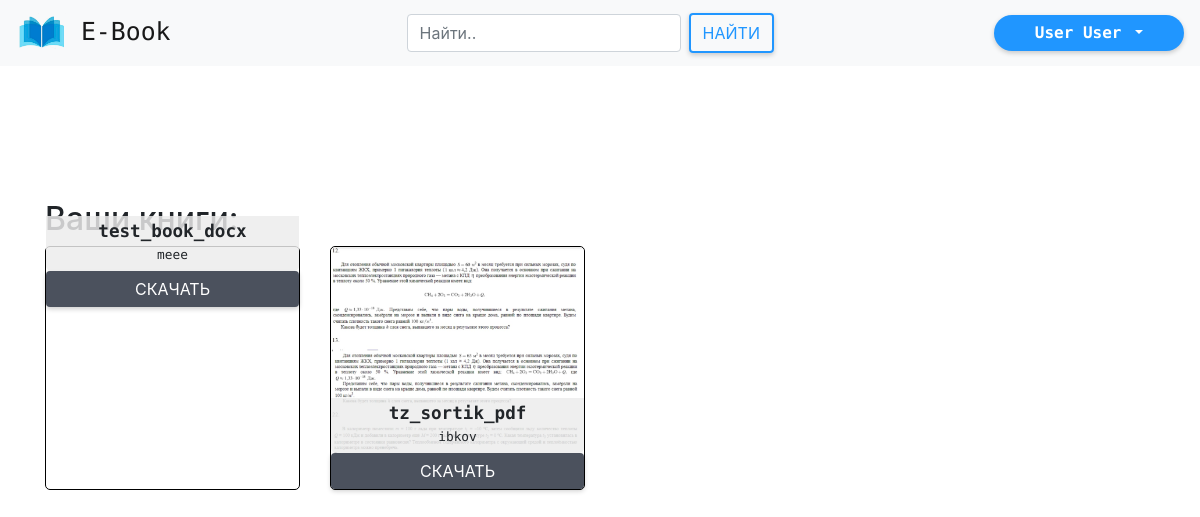
Page /userbooks/3 on the committed database.
### ebook/models.py (models this page shows, shortened)
class userbook(models.Model):
    CHOICES = (
        ('True', 'Подтверждено библиотекарем'),
        ('False', 'В обработке'),
        ('Refused', 'Отказано')
    )
    user = models.ForeignKey(User, on_delete=models.CASCADE, null=True,
                                default='',
                                verbose_name="Связь с таблицей пользователей")
    book = models.ForeignKey(book_inf, on_delete=models.CASCADE, null=True,
                                default='',
                                verbose_name="Связь с таблицей книг")
    status = models.CharField("Статуc", choices=CHOICES, default='False',
                              max_length=30)
    reqestdate = models.DateField("Дата добавления", default=timezone.now)
    getdate = models.DateField(default=timezone.now)
    enddate = models.DateField(default=timezone.now)

class book_inf(models.Model):
    bookname = models.CharField("назвние книги", null=True, max_length=150)
    author = models.CharField("автор", null=True, max_length=100)
    rate = models.PositiveIntegerField("Рейтинг книги", default=0,
                                       validators=[MaxValueValidator(5), ])
    discriptions = models.TextField("описание книги")
    bookimage = models.ImageField("Фотография книги", blank=True,
                                  upload_to="books_photo",
                                  default="books_photo/default.png")
    addingDate = models.DateField("Дата добавления",
                                  default=timezone.now)
    bookfile = models.FileField(upload_to='books', blank=False,
                                default="puples_photo/default.png")

### ebook/views.py (the view)
# urls.py: path('userbooks/<int:userid>', views.userbooks, name='userbooks'),
def userbooks(request, userid):
    user = User.objects.get(id=userid)
    books = userbook.objects.filter(user=user, status="True")
    return render(request, 'userbooks.html', {'books': books, 'user': user})

### ebook/templates/userbooks.html (shortened to what this page needs)
{% extends 'base.html' %}
{% load static %}
{% block links %}
    <link rel="stylesheet" href="{% static 'css/userbooks.css' %}">
{% endblock links %}
{% block content %}
    <div class="main container">
        <h2> Ваши книги: </h2>
        <div class="books">
            <div class="row">
                {% for bookItem in books  %}
                    <div class="col-12 col-md-6 col-lg-4 col-xl-3 bookbox">
                        <div class="book">
                            <div class="bookImg">
                                <img src="{{ bookItem.book.bookimage.url }}" alt="">
                                <div class="bookDiscrp">
                                    <h4>{{ bookItem.book.bookname }}</h4>
                                    <small>{{ bookItem.book.author }}</small>
                                </div>
                            </div>
                            <div class="row" style="padding: 0px 15px">
                                <a href="downloadbook?bookid={{bookItem.book.id}}" class="btn btn-almbb-small btn-stylish col-12">Скачать</a>
                            </div>
                        </div>
                    </div>
                {% endfor %}
             </div>
        </div>
    </div>
{% endblock content %}

### ebook/templates/base.html (shortened to what this page needs)
<!DOCTYPE html>
<html lang="ru">
{% load static %}
<head>
    <link rel="stylesheet" href="https://stackpath.bootstrapcdn.com/bootstrap/4.5.0/css/bootstrap.min.css"
>
    <link rel="stylesheet" href="{% static 'libs/almbb/almbb.css' %}">
    <link rel="stylesheet" href="{% static 'css/base.css' %}">
    {% block links %}
    {% endblock links %}
</head>
<body>
    <nav class="navbar navbar-expand-lg navbar-light bg-light fixed-top">
        <a class="navbar-brand logo" href="/">
            <img src="{% static 'images/logo.png' %}" width="50" height="40"
                 class="d-inline-block align-top" alt=""
                loading="lazy">
            E-Book
        </a>
        <div class="collapse navbar-collapse" id="navbarSupportedContent">
            <form class="form-inline my-2 my-lg-0 ml-auto mr-auto">
                <input class="form-control mr-sm-2" type="search" placeholder="Найти.." aria-label="Search">
                <button class="btn btn-outline-blue btn-almbb-small my-2 my-sm-0" type="submit">Найти</button>
            </form>
            {% if user.is_authenticated %}
            <div class="dropdown person_menu dropdown-menu-right">
                <button class="btn btn-rounded-blue dropdown-toggle user btn-almbb-small userprbtn" type="button"
                    id="dropdownMenuButton" data-toggle="dropdown" aria-haspopup="true" aria-expanded="false">
                    {{ user.first_name }} {{ user.last_name }}
                </button>
            </div>
            {% else %}
                <a type="button" class="btn btn-rounded-blue btn-almbb-small userprbtn" href="/login">Войти</a>
            {% endif %}
        </div>
    </nav>
        {% block content %}
        {% endblock content %}
</body>
</html>

### ebook/static/css/base.css (style rules this page uses)
.logo { font-family: 'PT Mono', monospace; font-size: 1.55em; }
html, body { min-height: 100vh; }
.userprbtn { font-family: 'PT Mono', monospace; min-width: 190px; text-transform: capitalize; font-weight: bold; }

### ebook/static/css/userbooks.css (style rules this page uses)
.main { padding-top: 200px; }
.bookbox { margin-bottom: 1em; }
.book { border: 1px solid black; max-height: 400px; min-height: 100%; border-radius: 5px; }
.bookImg img { max-width: 100%; min-width: 100%; max-height: 396px; min-height: 100%; height: 100%; border-radius: 5px; }
.bookImg { z-index: 1; position: relative; border-radius: 5px; }
.bookDiscrp { position: absolute; z-index: 2; background-color: rgba(236, 236, 236, 0.829); bottom: 0px; width: 100%; left: 0; border-bottom-left-radius: 5px; border-bottom-right-radius: 5px; text-align: center; font-family: 'PT Mono', monospace; padding: 5px 2px; }
.bookDiscrp h4 { font-size: 1.1em; font-weight: bolder; margin-bottom: 0px; }
.bookbox { margin-bottom: 5em; }

### rows in the picture
userbook: book.bookname "test_book_docx", book.author "meee"
userbook: book.bookimage (picture), book.bookname "tz_sortik_pdf", book.author "ibkov"

### other values in the picture
{{ user.first_name }} "User"
{{ user.last_name }} "User"
